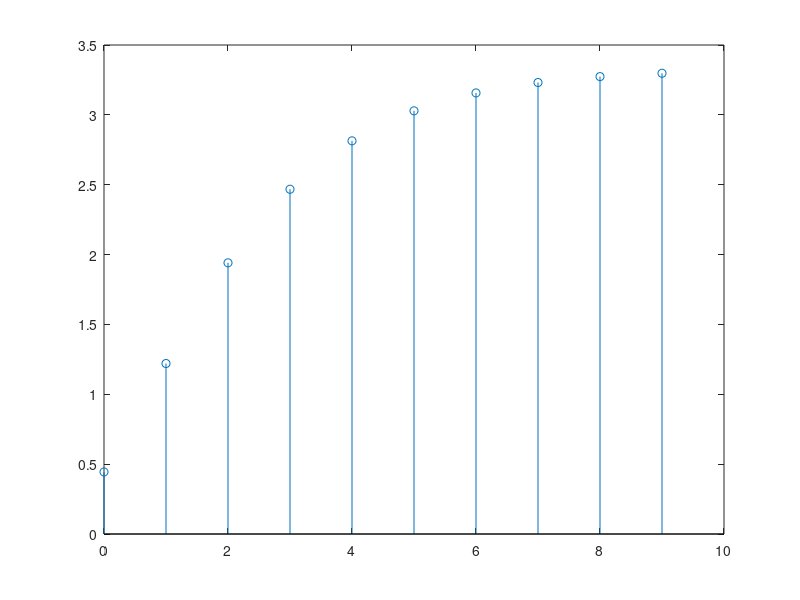

Write MATLAB code to recreate this figure.

%{
Técnicas de Control - Curso 2022/23
 UD1- Ejercicio 7 
Aitor Gude Romero
%}

%***************Definición e inicialización de variables:****************

a1=0; 
a2=0;
b1=0;
b2=0;
f=0;
ts=0.01 %Tiempo de muestreo
den=[1 -a1 -a2] %Denominador de FDT
num=[b1 b2]    %Numerador de FDT
phi=[0.9 0 0.1 0 0.25;0.9 0 0.1 0 0.75; 1 -0.25 0.333 0.166 0.25;1 -0.25 0.333 0.166 0.75] %Matriz de coeficientes

%Recorremos la matriz de coeficientes phi y creamos las diferentes
%funciones de transferencia, ejecutando despues la prueba con entrada
%escalon e imprimiendo la gráfica asi como lugar de las raices
for i=1:4
    a1=phi(i,1)
    a2=phi(i,2)
    b1=phi(i,3)
    b2=phi(i,4)
    f=phi(i,5)
    %Funcion de transferencia del sistema sin ruido
    den=[1 -a1 -a2] %Denominador de FDT
    num=[b1 b2 0]    %Numerador de FDT
    fprintf("Funcion de salida sin filtro:")
    Z=tf(num,den,ts)
    polos=pole(Z)
    ceros=zero(Z)
    modulo=abs(polos)
    ganancia=dcgain(Z)
    %Funcion del Filtro
    fprintf("Funcion de filtro:")
    denFiltro=[f 0]
    numFiltro=[1 (1-f)]
    F=tf(numFiltro,denFiltro,ts)
    polosF=pole(F)
    cerosF=zero(F)
    moduloF=abs(polosF)
    %Funcion con filtro
    fprintf("Funcion de salida con filtro:")
    ZF=(Z*F)
    polosZF=pole(ZF)
    cerosZF=zero(ZF)
    moduloZR=abs(polosZF)
    ganaciaZF=dcgain(ZF)
    pause
    %***************Ânalisis de respuesta escalon**************
    y =step(Z)
    n=length(y);
    k=0:1:n-1;
    stem(k,y);    
    fprintf("Mostrando respuesta escalón en i=%d:, salida sin filtro. Pulse una tecla para continuar",i)
    pause
    yF =step(ZF)
    n=length(yF);
    k=0:1:n-1;
    stem(k,yF); 
    fprintf("Mostrando respuesta escalón en i=%d:, salida con filtro. Pulse una tecla para continuar",i)
    pause
end
